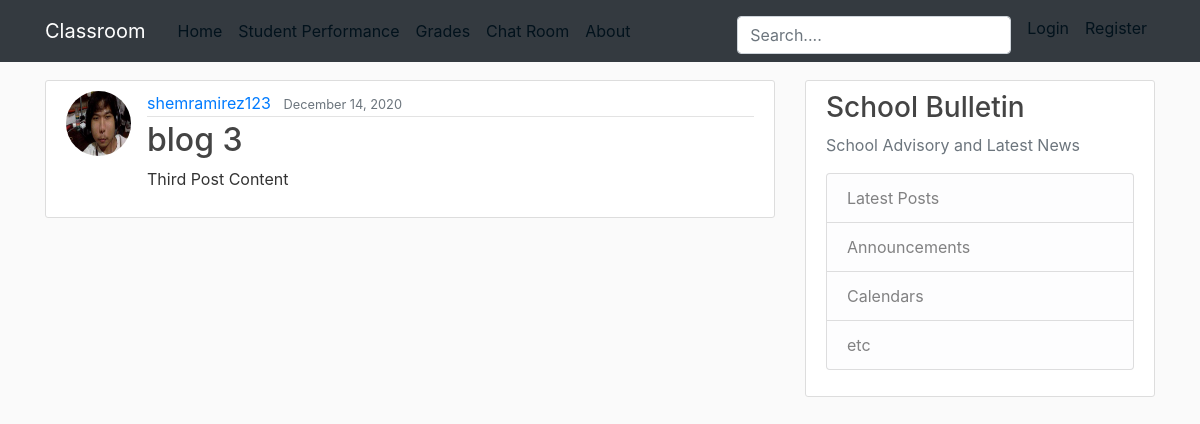
Screenshot of /post/3 with the database file from the repository.
### blog/models.py (models this page shows, shortened)
class Post(models.Model):
    title = models.CharField(max_length=100)
    content = models.TextField()
    date_posted = models.DateTimeField(default=timezone.now)
    author = models.ForeignKey(User, on_delete=models.CASCADE)

### users/models.py (models this page shows, shortened)
class Profile(models.Model):
    user = models.OneToOneField(User, on_delete=models.CASCADE)
    image = models.ImageField(default='default.jpg', upload_to='profile_pics')

### blog/views.py (the view)
# urls.py: path('post/<int:pk>', PostDetailView.as_view(),name='post-detail'),
class PostDetailView(DetailView):
    model = Post

### blog/templates/blog/post_detail.html
{% extends "blog/base.html"%}
{% block content %}
 <article class="media content-section">
     <image class="rounded-circle article-img" src="{{ object.author.profile.image.url }}">
        <div class="media-body">
            <div class="article-metadata">
            <a class="mr-2" href="#">{{ object.author }}</a>
            <small class="text-muted">{{ object.date_posted|date:"F d, Y" }}</small>
            </div>
            <h2 class="article-title" href="{% url 'post-detail' post.id%}">{{ object.title }} </h2>
            <p class="articlej-content">{{ object.content }}</p>
        </div>
</article>
{% endblock content%}

### blog/static/blog/main.css (style rules this page uses)
body { background: #fafafa; color: #333333; margin-top: 5rem; }
h1, h2, h3, h4, h5, h6 { color: #444444; }
.content-section { background: #ffffff; padding: 10px 20px; border: 1px solid #dddddd; border-radius: 3px; margin-bottom: 20px; }
.article-title { color: #444444; }
.article-img { height: 65px; width: 65px; margin-right: 16px; }
.article-metadata { padding-bottom: 1px; margin-bottom: 4px; border-bottom: 1px solid #e3e3e3 }

### rows the page displays
Post: author.profile.image (picture), author "shemramirez123", date_posted "December 14, 2020", title "blog 3", content "Third Post Content"
